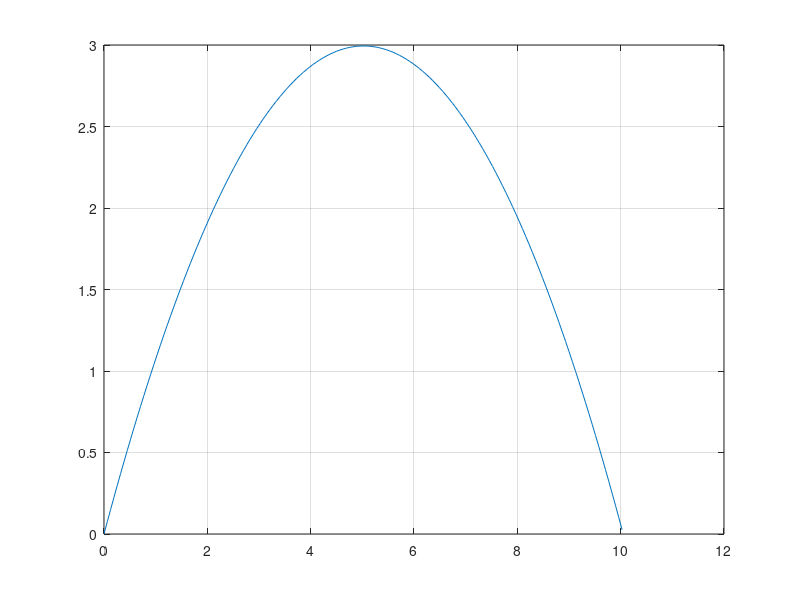

MATLAB code for this plot:
% Respuesta al ejercio

% Datos
v = 10;
vx = v*cos(50*pi/180);
vy = v*sin(50*pi/180);
g = 9.8;
tf = 2*vy/g;

t = 0:0.01:tf; % un vector de tiempos discretizados

% posiciones en x e y
x = vx*t;
y = vy*t - 0.5*g*t.^2;

% graficamos en una nueva figura
figure;
plot(x,y)
grid();